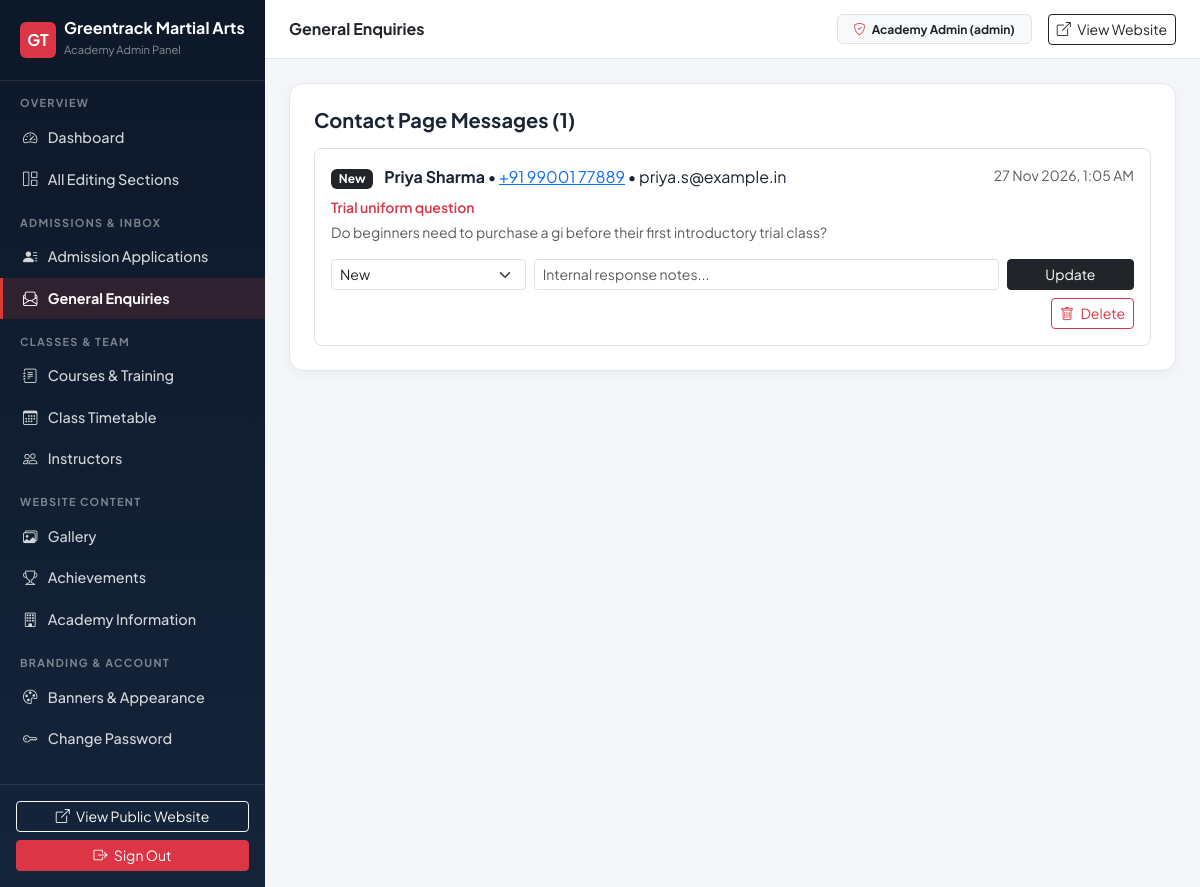
/academy-panel/enquiries/ (signed in), run on the app's committed database.
### core/models.py (models this page shows, shortened)
class SiteSettings(models.Model):
    academy_name = models.CharField(max_length=150, default='Greentrack Martial Arts')
    tagline = models.CharField(
        max_length=200,
        default='Build Strength. Discipline. Confidence.',
    )
    logo = models.ImageField(
        upload_to='branding/',
        blank=True,
        null=True,
        validators=[validate_safe_image],
    )
    phone = models.CharField(max_length=40, default='+91 98765 43210')
    whatsapp = models.CharField(
        max_length=40,
        default='919876543210',
        help_text='Digits with country code, no + or spaces (used for WhatsApp click-to-chat).',
    )
    email = models.EmailField(default='admissions@greentrackmartialarts.in')
    address = models.TextField(
        default='42 Greentrack Dojo, 100 Feet Road, Indiranagar, Bengaluru 560038',
    )
    opening_hours = models.CharField(
        max_length=200,
        default='Mon–Fri: 6:00 AM – 9:00 PM | Sat–Sun: 7:30 AM – 4:00 PM',
    )
    map_url = models.URLField(
        blank=True,
        default='https://maps.google.com/?q=Indiranagar+Bengaluru',
        help_text='Verified Google Maps directions link.',
    )
    map_embed_url = models.URLField(
        blank=True,
        default='',
        help_text='Optional Google Maps embed iframe URL.',
    )
    instagram_url = models.URLField(blank=True, default='https://instagram.com/')
    facebook_url = models.URLField(blank=True, default='https://facebook.com/')
    youtube_url = models.URLField(blank=True, default='')
    primary_color = models.CharField(max_length=20, default='#14243A')
    action_color = models.CharField(max_length=20, default='#D83A3A')
    accent_color = models.CharField(max_length=20, default='#E6A23C')
    show_fees_publicly = models.BooleanField(
        default=True,
        help_text='Show monthly course fees on Courses and Timetable pages.',
    )
    founded_year = models.PositiveIntegerField(default=2014)
    academy_story = models.TextField(
        default=(
            'Founded in 2014, Greentrack Martial Arts was established to provide structured, '
            'safe, and welcoming martial arts education for children, teens, and adults. '
            'Our academy blends traditional martial values—respect, self-control, and perseverance—with '
            'modern coaching science.'
        ),
    )
    training_philosophy = models.TextField(
        default=(
            'Every student progresses at a clear, structured pace built on safety, technical mastery, '
            'physical conditioning, and mental confidence. Whether stepping onto the mats for fitness, '
            'personal safety, or tournament competition, our instructors guide each learner personally.'
        ),
    )
    footer_text = models.CharField(
        max_length=255,
        default='Structured Karate, Boxing, Kung Fu, and practical Self-Defence training for all ages.',
    )
    privacy_notice = models.TextField(
        default=(
            'Greentrack Martial Arts collects admission and enquiry details solely to respond to your '
            'training request, schedule trial assessments, and manage academy enrolment. Minor applicant '
            'information requires parent or guardian consent. Personal data is restricted to authorised '
            'academy staff, never sold or exposed publicly, and retained only as long as necessary for '
            'enrolment or legal compliance. To request data deletion, contact our academy office.'
        ),
    )
    updated_at = models.DateTimeField(auto_now=True)
    class Meta:
        verbose_name = 'Academy Information'
        verbose_name_plural = 'Academy Information'

class GeneralEnquiry(models.Model):
    STATUS_CHOICES = [
        ('New', 'New'),
        ('Replied', 'Replied'),
        ('Resolved', 'Resolved'),
    ]
    name = models.CharField(max_length=120)
    phone = models.CharField(max_length=30)
    email = models.EmailField(blank=True)
    subject = models.CharField(max_length=150)
    message = models.TextField()
    status = models.CharField(max_length=20, choices=STATUS_CHOICES, default='New')
    staff_notes = models.TextField(blank=True)
    submitted_at = models.DateTimeField(auto_now_add=True)
    updated_at = models.DateTimeField(auto_now=True)
    class Meta:
        ordering = ['-submitted_at']
        verbose_name = 'General Enquiry'
        verbose_name_plural = 'General Enquiries'
        indexes = [models.Index(fields=['status', '-submitted_at'])]

### academy_panel/views.py (the view, shortened to what this page needs)
# urls.py: path('enquiries/', views.general_enquiries_view, name='enquiries'),
@admin_panel_required
def general_enquiries_view(request):
    enquiries = GeneralEnquiry.objects.all()
    return render(request, 'dashboard/content/enquiries.html', {
        'enquiries': enquiries,
        'status_choices': [s[0] for s in GeneralEnquiry.STATUS_CHOICES],
        'active_nav': 'enquiries',
    })

### core/context_processors.py (called while the page is built)
def site_settings(request):
    settings_obj = SiteSettings.objects.first()
    if settings_obj is None:
        settings_obj = SiteSettings(academy_name='Greentrack Martial Arts')
    return {'site_settings': settings_obj}

### templates/dashboard/content/enquiries.html (shortened to what this page needs)
{% extends 'dashboard/base.html' %}
{% block page_heading %}General Enquiries{% endblock %}
{% block content %}
<div class="portal-card p-4">
  <h2 class="h5 fw-bold mb-3">Contact Page Messages ({{ enquiries|length }})</h2>
  <div class="d-flex flex-column gap-3">
    {% for enq in enquiries %}
      <div class="border rounded-3 p-3">
        <div class="d-flex justify-content-between align-items-start flex-wrap gap-2 mb-2">
          <div>
            <span class="badge bg-dark me-2">{{ enq.status }}</span>
            <strong>{{ enq.name }}</strong> &bull; <a href="tel:{{ enq.phone }}">{{ enq.phone }}</a>
            {% if enq.email %}&bull; {{ enq.email }}{% endif %}
          </div>
          <small class="text-muted">{{ enq.submitted_at|date:"d M Y, g:i A" }}</small>
        </div>
        <div class="fw-semibold small text-danger mb-1">{{ enq.subject }}</div>
        <p class="small text-muted mb-3">{{ enq.message }}</p>
        <form method="post" class="row g-2 align-items-end">
          <div class="col-md-3">
            <select name="status" class="form-select form-select-sm">
              {% for st in status_choices %}
                <option value="{{ st }}" {% if enq.status == st %}selected{% endif %}>{{ st }}</option>
              {% endfor %}
            </select>
          </div>
          <div class="col-md-7">
            <input type="text" name="staff_notes" value="{{ enq.staff_notes }}" placeholder="Internal response notes..." class="form-control form-control-sm">
          </div>
          <div class="col-md-2 d-flex gap-1">
            <button type="submit" class="btn btn-sm btn-dark w-100">Update</button>
          </div>
        </form>
        <form method="post" class="mt-2 text-end" onsubmit="return confirm('Delete this enquiry?');">
          <button type="submit" class="btn btn-sm btn-outline-danger"><i class="bi bi-trash me-1"></i> Delete</button>
        </form>
      </div>
    {% empty %}
      <p class="text-muted mb-0">No general enquiries received yet.</p>
    {% endfor %}
  </div>
</div>
{% endblock %}

### templates/dashboard/base.html (shortened to what this page needs)
{% load static %}
<!DOCTYPE html>
<html lang="en">
<head>
  <link href="https://cdn.jsdelivr.net/npm/bootstrap@5.3.3/dist/css/bootstrap.min.css" rel="stylesheet">
  <link href="https://cdn.jsdelivr.net/npm/bootstrap-icons@1.11.3/font/bootstrap-icons.min.css" rel="stylesheet">
  <link rel="stylesheet" href="{% static 'css/dashboard.css' %}">
</head>
<body>
  <div class="portal-wrapper">
    <aside class="portal-sidebar d-none d-lg-flex">
      <div class="portal-brand d-flex align-items-center gap-2">
        {% if site_settings.logo %}
          <img src="{{ site_settings.logo.url }}" alt="{{ site_settings.academy_name }}" height="36" class="rounded-2">
        {% else %}
          <span class="d-inline-flex align-items-center justify-content-center rounded-2 bg-danger text-white fw-bold" style="width: 36px; height: 36px;">GT</span>
        {% endif %}
        <div>
          <div class="fw-bold lh-1">{{ site_settings.academy_name }}</div>
          <small class="text-white-50" style="font-size: 0.7rem;">Academy Admin Panel</small>
        </div>
      </div>
      <nav class="flex-grow-1 pb-4">
        <div class="portal-nav-label">Overview</div>
        <a href="{% url 'academy_panel:overview' %}" class="portal-nav-link {% if active_nav == 'overview' %}active{% endif %}">
          <i class="bi bi-speedometer2"></i> Dashboard
        </a>
        <a href="{% url 'academy_panel:content_hub' %}" class="portal-nav-link {% if active_nav == 'content' %}active{% endif %}">
          <i class="bi bi-grid-1x2"></i> All Editing Sections
        </a>
        <div class="portal-nav-label">Admissions &amp; Inbox</div>
        <a href="{% url 'academy_panel:applications' %}" class="portal-nav-link {% if active_nav == 'applications' %}active{% endif %}">
          <i class="bi bi-person-lines-fill"></i> Admission Applications
        </a>
        <a href="{% url 'academy_panel:enquiries' %}" class="portal-nav-link {% if active_nav == 'enquiries' %}active{% endif %}">
          <i class="bi bi-envelope-paper"></i> General Enquiries
        </a>
        <div class="portal-nav-label">Classes &amp; Team</div>
        <a href="{% url 'academy_panel:manage_courses' %}" class="portal-nav-link {% if active_nav == 'courses' %}active{% endif %}">
          <i class="bi bi-journal-text"></i> Courses &amp; Training
        </a>
        <a href="{% url 'academy_panel:manage_timetable' %}" class="portal-nav-link {% if active_nav == 'timetable' %}active{% endif %}">
          <i class="bi bi-calendar3"></i> Class Timetable
        </a>
        <a href="{% url 'academy_panel:manage_instructors' %}" class="portal-nav-link {% if active_nav == 'instructors' %}active{% endif %}">
          <i class="bi bi-people"></i> Instructors
        </a>
        <div class="portal-nav-label">Website Content</div>
        <a href="{% url 'academy_panel:manage_gallery' %}" class="portal-nav-link {% if active_nav == 'gallery' %}active{% endif %}">
          <i class="bi bi-images"></i> Gallery
        </a>
        <a href="{% url 'academy_panel:manage_achievements' %}" class="portal-nav-link {% if active_nav == 'achievements' %}active{% endif %}">
          <i class="bi bi-trophy"></i> Achievements
        </a>
        <a href="{% url 'academy_panel:manage_info' %}" class="portal-nav-link {% if active_nav == 'info' %}active{% endif %}">
          <i class="bi bi-building"></i> Academy Information
        </a>
        <div class="portal-nav-label">Branding &amp; Account</div>
        <a href="{% url 'academy_panel:manage_appearance' %}" class="portal-nav-link {% if active_nav == 'appearance' %}active{% endif %}">
          <i class="bi bi-palette"></i> Banners &amp; Appearance
        </a>
        <a href="{% url 'academy_panel:account_settings' %}" class="portal-nav-link {% if active_nav == 'account' %}active{% endif %}">
          <i class="bi bi-key"></i> Change Password
        </a>
      </nav>
      <div class="p-3 border-top border-white border-opacity-10">
        <a href="{% url 'home' %}" target="_blank" class="btn btn-outline-light btn-sm w-100 mb-2">
          <i class="bi bi-box-arrow-up-right me-1"></i> View Public Website
        </a>
        <a href="{% url 'academy_panel:logout' %}" class="btn btn-danger btn-sm w-100">
          <i class="bi bi-box-arrow-right me-1"></i> Sign Out
        </a>
      </div>
    </aside>
    <div class="portal-main">
      <header class="portal-topbar">
        <div class="d-flex align-items-center gap-2">
          <span class="fw-bold text-dark">{% block page_heading %}Academy Admin Panel{% endblock %}</span>
        </div>
        <div class="d-flex align-items-center gap-3">
          <span class="badge bg-light text-dark border py-2 px-3 d-none d-sm-inline-block">
            <i class="bi bi-shield-check text-danger me-1"></i>
            Academy Admin ({{ request.user.username }})
          </span>
          <a href="{% url 'home' %}" target="_blank" class="btn btn-sm btn-outline-dark d-none d-md-inline-block">
            <i class="bi bi-box-arrow-up-right me-1"></i> View Website
          </a>
        </div>
      </header>
      <div class="p-3 p-md-4 flex-grow-1">
        {% block content %}{% endblock %}
      </div>
    </div>
  </div>
</body>
</html>

### static/css/dashboard.css (style rules this page uses)
:root { --portal-navy: #14243A; --portal-navy-deep: #0D1829; --portal-red: #D83A3A; --portal-gold: #E6A23C; --portal-bg: #F4F6FA; }
body { font-family: 'Plus Jakarta Sans', system-ui, -apple-system, 'Segoe UI', Roboto, sans-serif; background-color: var(--portal-bg); color: #1A2433; }
.portal-wrapper { display: flex; min-height: 100vh; }
.portal-sidebar { width: 265px; background: linear-gradient(180deg, var(--portal-navy-deep) 0%, var(--portal-navy) 100%); color: #FFFFFF; flex-shrink: 0; display: flex; flex-direction: column; }
.portal-brand { padding: 1.25rem 1.25rem; border-bottom: 1px solid rgba(255, 255, 255, 0.1); }
.portal-nav-label { font-size: 0.68rem; text-transform: uppercase; letter-spacing: 0.12em; color: rgba(255, 255, 255, 0.45); font-weight: 700; padding: 0.9rem 1.25rem 0.35rem; }
.portal-nav-link { display: flex; align-items: center; gap: 0.65rem; padding: 0.62rem 1.25rem; color: rgba(255, 255, 255, 0.82); text-decoration: none; font-size: 0.9rem; font-weight: 500; border-left: 3px solid transparent; transition: all 0.18s ease; }
.portal-nav-link.active { background: rgba(216, 58, 58, 0.16); color: #FFFFFF; border-left-color: var(--portal-red); font-weight: 700; }
.portal-main { flex-grow: 1; min-width: 0; display: flex; flex-direction: column; }
.portal-topbar { background: #FFFFFF; border-bottom: 1px solid #E2E8F0; padding: 0.85rem 1.5rem; display: flex; justify-content: space-between; align-items: center; gap: 1rem; }
.portal-card { background: #FFFFFF; border: 1px solid #E2E8F0; border-radius: 14px; box-shadow: 0 4px 16px rgba(20, 36, 58, 0.04); }

### data on the page
SiteSettings: academy_name "Greentrack Martial Arts"
GeneralEnquiry: status "New", name "Priya Sharma", phone "+91 99001 77889", email "priya.s@example.in", submitted_at "27 Nov 2026, 1:05 AM", subject "Trial uniform question", message "Do beginners need to purchase a gi before their first introductory trial class?"

### other printed values
{{ request.user.username }} "admin"
{{ enquiries|length }} "1"
